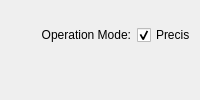
        <widget class="QWidget" name="OperationMode">
         <attribute name="title">
          <string>Operation Mode</string>
         </attribute>
         <layout class="QGridLayout" name="gridLayout_2">
          <item row="0" column="0">
           <widget class="QWidget" name="widget_5" native="true">
            <widget class="QWidget" name="widget_6" native="true">
             <property name="geometry">
              <rect>
               <x>0</x>
               <y>0</y>
               <width>1440</width>
               <height>48</height>
              </rect>
             </property>
             <layout class="QHBoxLayout" name="horizontalLayout_2">
              <item>
               <widget class="QLabel" name="label_34">
                <property name="minimumSize">
                 <size>
                  <width>120</width>
                  <height>30</height>
                 </size>
                </property>
                <property name="maximumSize">
                 <size>
                  <width>16777215</width>
                  <height>30</height>
                 </size>
                </property>
                <property name="text">
                 <string>Operation Mode:</string>
                </property>
                <property name="alignment">
                 <set>Qt::AlignRight|Qt::AlignTrailing|Qt::AlignVCenter</set>
                </property>
               </widget>
              </item>
              <item>
               <widget class="QCheckBox" name="ckb_precision">
                <property name="text">
                 <string>Precision</string>
                </property>
                <property name="checked">
                 <bool>true</bool>
                </property>
                <property name="autoExclusive">
                 <bool>false</bool>
                </property>
               </widget>
              </item>
              <item>
               <widget class="QCheckBox" name="ckb_throughput">
                <property name="text">
                 <string>Throughput</string>
                </property>
                <property name="autoExclusive">
                 <bool>false</bool>
                </property>
               </widget>
              </item>
              <item>
               <spacer name="horizontalSpacer_2">
                <property name="orientation">
                 <enum>Qt::Horizontal</enum>
                </property>
                <property name="sizeHint" stdset="0">
                 <size>
                  <width>40</width>
                  <height>20</height>
                 </size>
                </property>
               </spacer>
              </item>
             </layout>
            </widget>
           </widget>
          </item>
         </layout>
        </widget>
